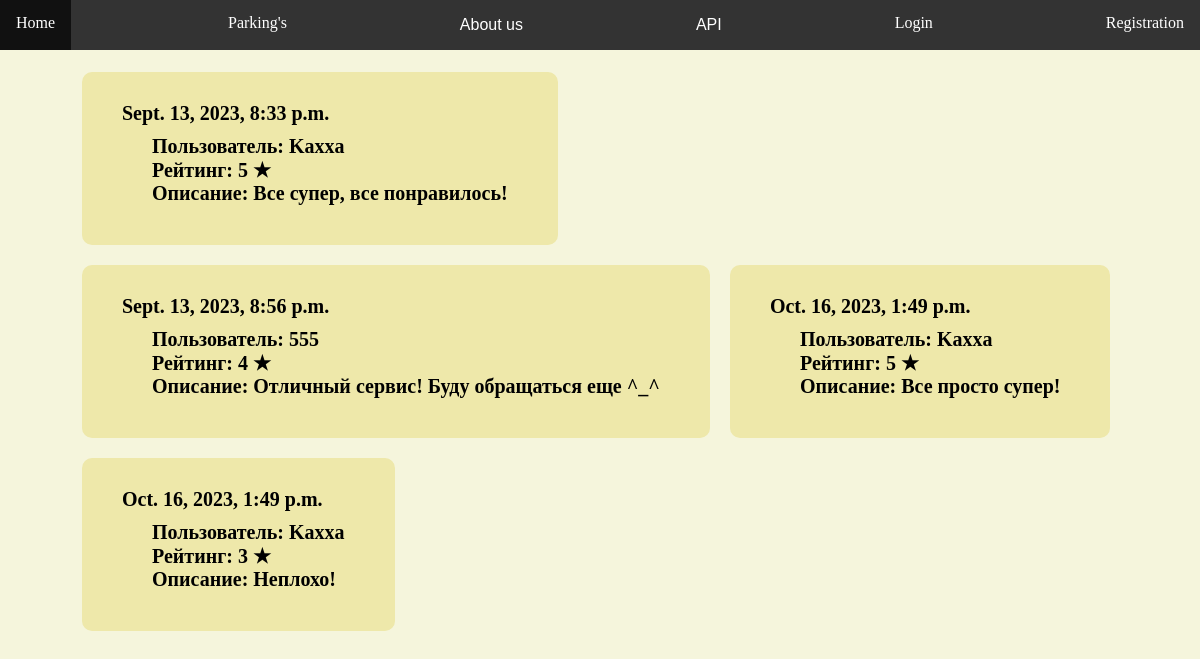
The app's page /myparking/reviews/ with its own data.
### myparking/models.py (models this page shows, shortened)
class Review(models.Model):
    user = models.ForeignKey(User, on_delete=models.CASCADE, related_name='reviews')
    rating = models.IntegerField(default=0)
    description = models.TextField()
    created_at = models.DateTimeField(default=timezone.now)
    class Meta:
        verbose_name_plural = 'Reviews'

### myparking/views.py (the view)
# urls.py: path('reviews/', views.reviews, name='reviews'),
def reviews(request):
    reviews = Review.objects.all()
    return render(request, 'myparking/reviews.html', context={'reviews': reviews})

### myparking/templates/myparking/reviews.html (shortened to what this page needs)
{% extends "base_generic.html"%}
{% load static %}
{% block style %}
  <link rel="stylesheet" href="{% static 'myparking/css/reviews.css' %}">
{% endblock %}
{% block content%}
<div class="main-container">
    <div class="block-review text-bold text-20">
      {% for review in reviews %}
        <div class="review-div">
            <div>{{ review.created_at}}</div>
            <div class="review-summary">
                <div>Пользователь: {{ review.user.username}}</div>
                <div>Рейтинг: {{ review.rating}} &#9733</div>
                <div>Описание: {{ review.description}}</div>
            </div>
        </div>
      {% endfor %}
    </div>
</div>
{% endblock %}

### myparking/static/myparking/css/site_style.css (style rules this page uses)
* { margin: 0px; padding: 0px; }
.bg-site { background: beige; }
.main-container { margin: 0; padding: 0 5% 0 5%; width: 100%; }

### myparking/static/myparking/css/reviews.css (style rules this page uses)
.block-review { align-items: stretch; margin: 10px; padding: 2px; }
.review-div { float: left; border-radius: 10px; background: PaleGoldenrod; padding: 30px 40px 30px 40px; margin: 10px; }
.review-summary { padding: 10px 10px 10px 30px; }

### records on screen
Review: created_at "Sept. 13, 2023, 8:33 p.m.", user.username "Kaxxa", rating "5", description "Все супер, все понравилось!"
Review: created_at "Sept. 13, 2023, 8:56 p.m.", user.username "555", rating "4", description "Отличный сервис! Буду обращаться еще ^_^"
Review: created_at "Oct. 16, 2023, 1:49 p.m.", user.username "Kaxxa", rating "5", description "Все просто супер!"
Review: created_at "Oct. 16, 2023, 1:49 p.m.", user.username "Kaxxa", rating "3", description "Неплохо!"
